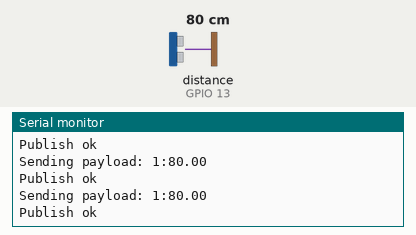
This sketch was run on a simulated ESP8266 (NodeMCU). On the bench: the last lines printed to the serial monitor. The inputs (shaded band) are chosen by the test bench; at power-on: distance to the obstacle (sensor on GPIO 13) 80 cm. The echo pulse lasts 58.3 µs per cm; WiFi joins after 1.5 s; servers stay silent unless stated; no MQTT or app messages arrive unless stated.

Above: at 2.7 s.
2.8 s: distance to the obstacle (sensor on GPIO 13) set to 2 cm
At 3.02 s:
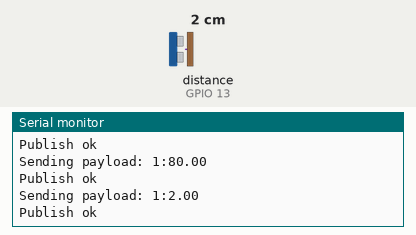
4.3 s: distance to the obstacle (sensor on GPIO 13) set to 4 cm
At 4.53 s:
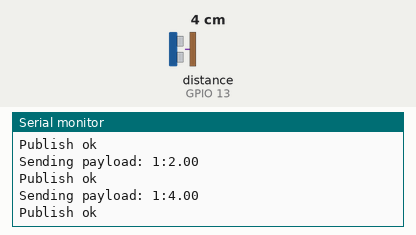
Timing chart, 0 to 7.3 s (numbered marks = the images above; inputs shaded):
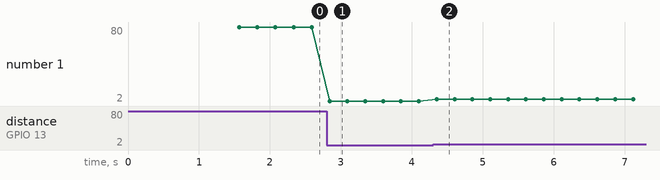

Measured:
- after the input at 2.8 s, the serial monitor: prints a new line at once (image 1)
- after the input at 4.3 s, the serial monitor: prints a new line after 0.05 s (image 2)
- plotted number 1: 2 → 4 after the input at 4.3 s

The sketch:

hcs04_publish.ino
```cpp
#include <HCSR04.h>

HCSR04 hc(2,13);//initialisation class HCSR04 (trig pin , echo pin)

//library for pubsub mqtt broker to/from iot.eclipse.org

//const char* ssid = "ard";
//const char* password = "hibrohowru";


const char* ssid = "B-Block Innovation";
const char* password = "sairam@123";

#include <PubSubClient.h>
#include <ESP8266WiFi.h>

//Setting up the wifi using personal hotspot
char* topic = "stfu12345";
//char * server = "ws://iot.eclipse.org/mqtt";
char* server = "iot.eclipse.org";
//char* server = "broker.mqtt-dashboard.com";
int RSSI=10;
int ID=1;


void callback(char* topic, byte* payload, unsigned int length) {
  Serial.print("Message arrived [");
  Serial.print(topic);
  Serial.print("] ");
  for (int i = 0; i < length; i++) {
    Serial.print((char)payload[i]);
  }
  Serial.println();

  // Switch on the LED if an 1 was received as first character
  if ((char)payload[0] == '1') {
    digitalWrite(BUILTIN_LED, LOW);   // Turn the LED on (Note that LOW is the voltage level
    // but actually the LED is on; this is because
    // it is acive low on the ESP-01)
  } else {
    digitalWrite(BUILTIN_LED, HIGH);  // Turn the LED off by making the voltage HIGH
  }

}

//PubSubClient client(server, 8000 , callback, wifiClient);

WiFiClient wifiClient;
//wifiClient.setmode(
//WiFiClient.setmode(WiFiClient.STATION);
PubSubClient client(server, 1883 , callback, wifiClient);
//client.setServer(server, 8000);
//client.setCallback(callback);

String macToStr(const uint8_t* mac)
{
  String result;
  for (int i = 0; i < 6; ++i) {
    result += String(mac[i], 16);
    if (i < 5)
      result += ':';
  }
  return result;
}
#define INTERRUPT_PIN 2  // use pin 2 on Arduino Uno & most boards
#define LED_PIN BUILTIN_LED // (Arduino is 13, Teensy is 11, Teensy++ is 6)
bool blinkState = false;

// packet structure for InvenSense teapot demo
uint8_t teapotPacket[14] = { '$', 0x02, 0, 0, 0, 0, 0, 0, 0, 0, 0x00, 0x00, '\r', '\n' };


// ================================================================
// ===                      INITIAL SETUP                       ===
// ================================================================

void setup() {
  // join I2C bus (I2Cdev library doesn't do this automatically)
  Serial.begin(115200);
  while (!Serial); // wait for Leonardo enumeration, others continue immediately

  // NOTE: 8MHz or slower host processors, like the Teensy @ 3.3V or Arduino
  // Pro Mini running at 3.3V, cannot handle this baud rate reliably due to
  // the baud timing being too misaligned with processor ticks. You must use
  // 38400 or slower in these cases, or use some kind of external separate
  // crystal solution for the UART timer.

  //Establishing Connection using ssid and password
  Serial.println();
  Serial.print("Connecting to ");
  Serial.println(ssid);

  WiFi.begin(ssid, password);
  //WiFi.setMode(WiFi.STATION);
  while (WiFi.status() != WL_CONNECTED) {
    delay(500);
    Serial.print(".");
  }
  Serial.println("");
  Serial.println("WiFi connected");
  Serial.println("IP address: ");
  Serial.println(WiFi.localIP());

  //end of establishing connections

  // Generate client name based on MAC address and last 8 bits of microsecond RSSI
  String clientName;
  clientName += "esp8266-";
  uint8_t mac[6];
  WiFi.macAddress(mac);
  clientName += macToStr(mac);
  clientName += "-";
  clientName += String(micros() & 0xff, 16);

  Serial.print("Connecting to ");
  Serial.print(server);
  Serial.print(" as ");
  Serial.println(clientName);


  //Connecting to the MQTT Server :
  if (client.connect((char*) clientName.c_str())) {
    Serial.println("Connected to MQTT broker");
    Serial.print("Topic is: ");
    Serial.println(topic);

    if (client.publish(topic, "hello from NODEMCU")) {
      Serial.println("Client Published !!!!!!!!!!!!!!!!!!!!!!!!!!!!!!!!!!!!!");
    }
    else {
      Serial.println("Publish failed");
    }
  }
  else {
    Serial.println("MQTT connect failed");
    Serial.println("Will reset and try again...");
    abort();
  }

  // end of connecting to MQTT server

  // configure LED for output
  pinMode(LED_PIN, OUTPUT);
}


// ================================================================
// ===                    MAIN PROGRAM LOOP                     ===
// ================================================================

void loop() {

    String payload=String(ID)+":"+String(hc.dist());
    if (client.connected()) {
      Serial.print("Sending payload: ");
      Serial.println(payload);

      if (client.publish(topic, (char*) payload.c_str())) {
        Serial.println("Publish ok");
      }
      else {
        Serial.println("Publish failed");
      }
    }
    delay(250);


    // blink LED to indicate activity
    blinkState = !blinkState;
    digitalWrite(LED_PIN, blinkState);
}
```
